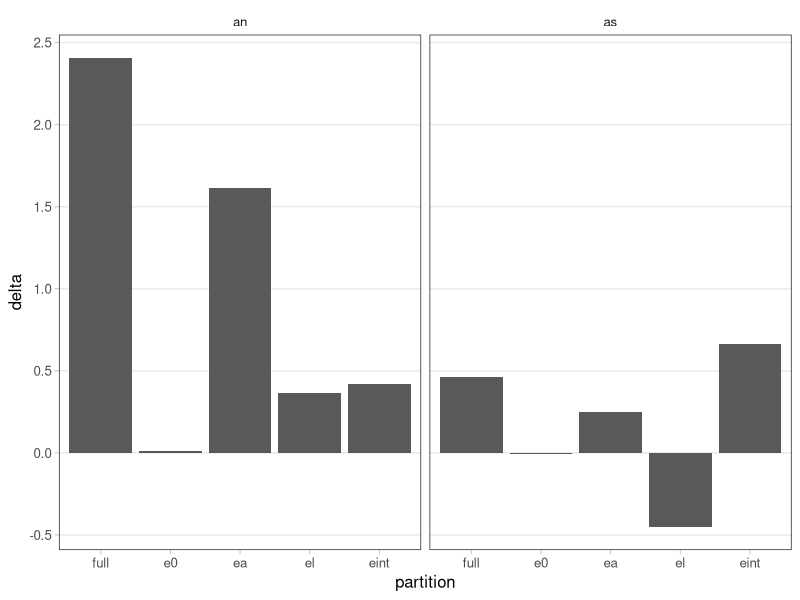
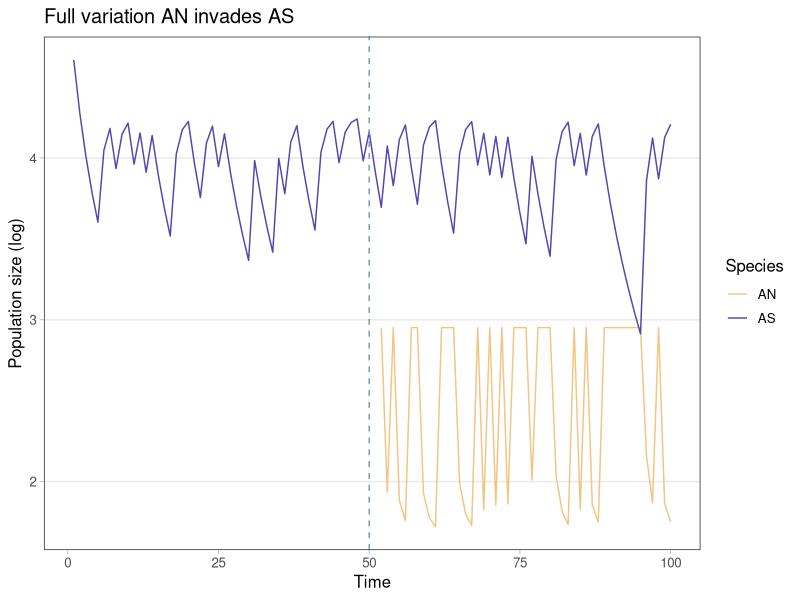
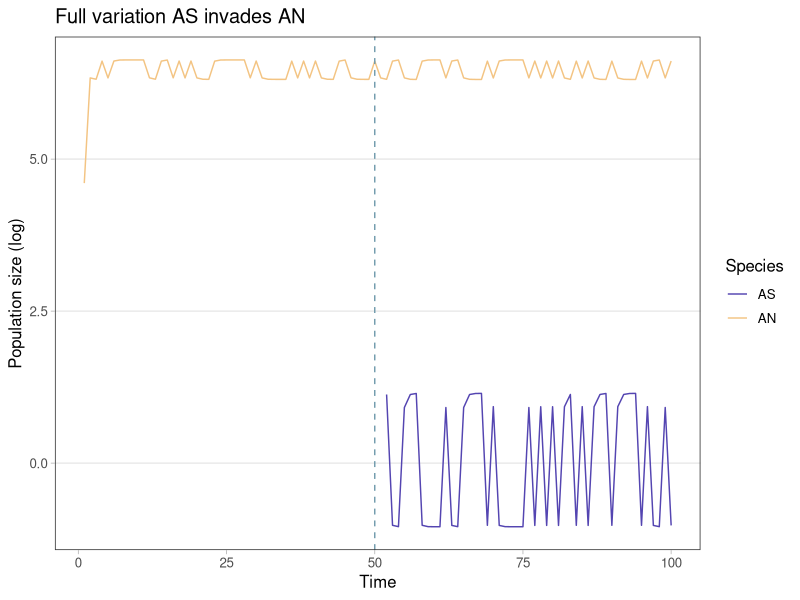
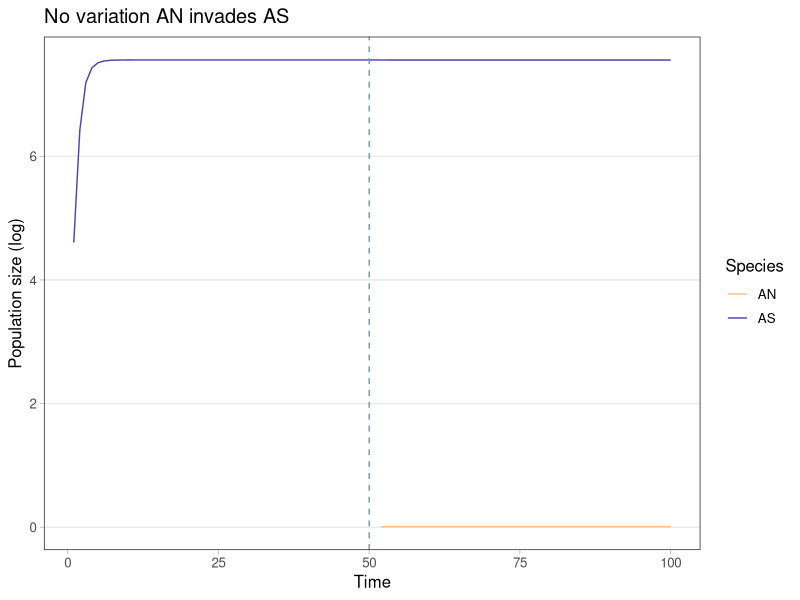
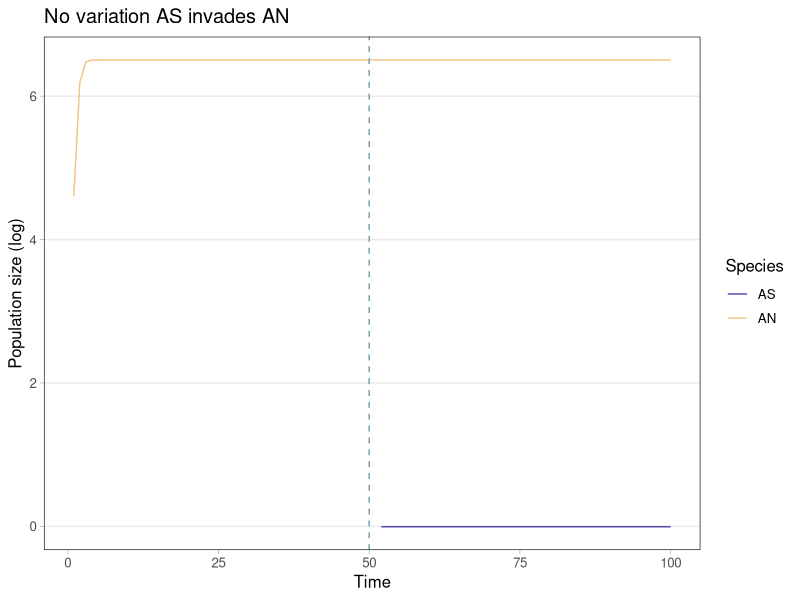
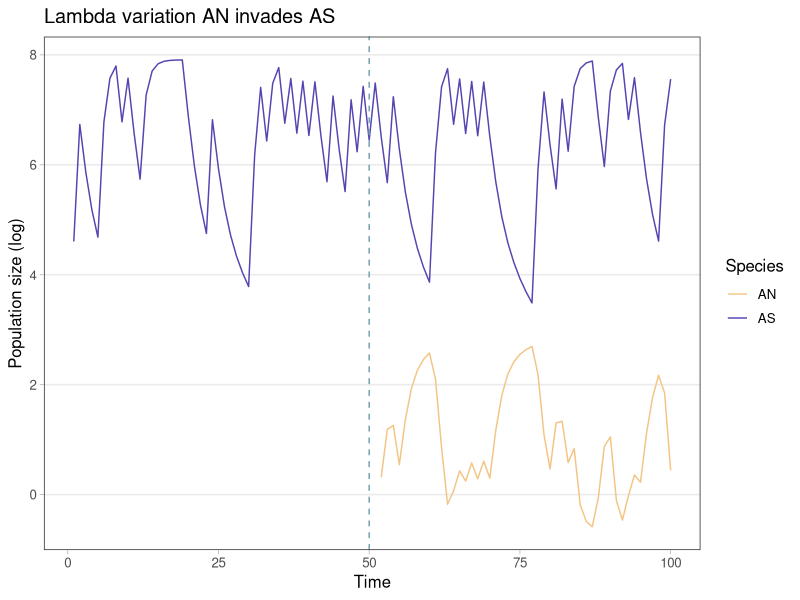
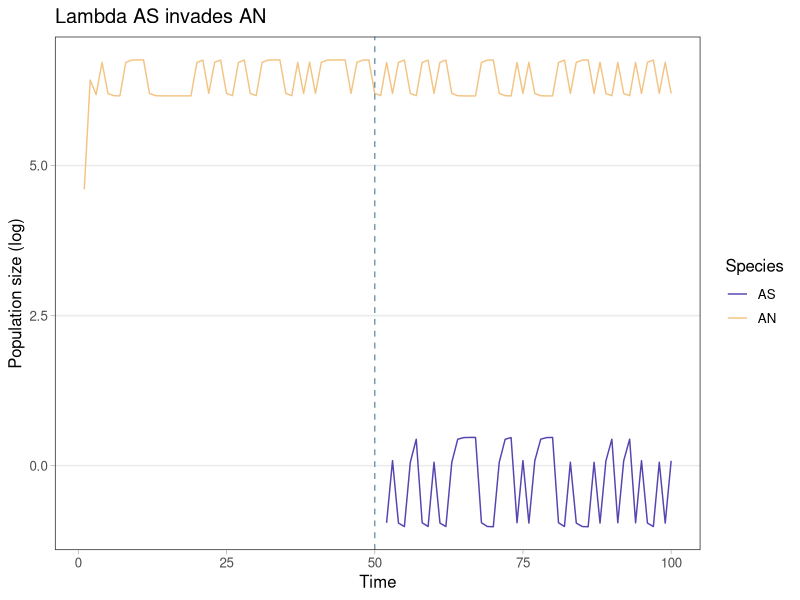
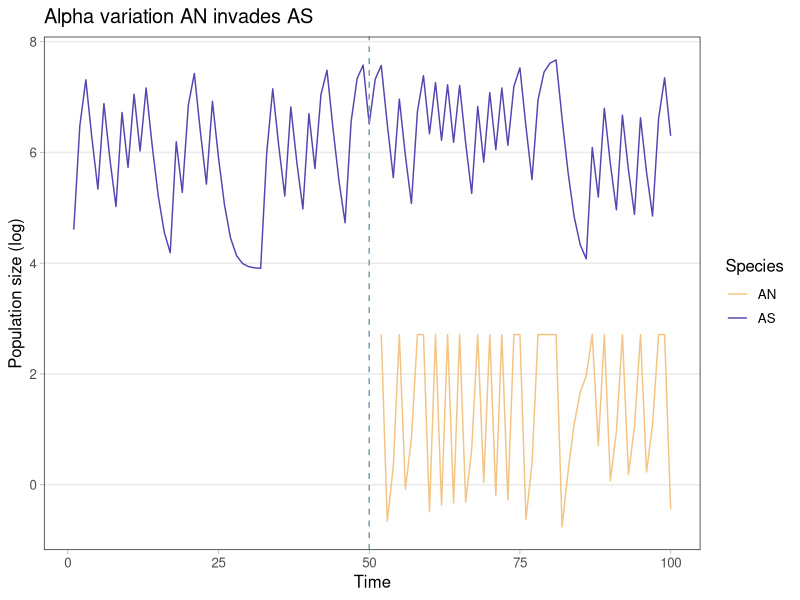

Write the R code that produced these figures, in order.
## ---- chunk 1
knitr::opts_chunk$set(echo = TRUE)
library(tidyverse)

## Personal ggplot theme
theme_cw <- function () { 
  theme_bw(base_size=12) %+replace% 
    theme(
      panel.background = element_blank(), 
      plot.background = element_blank(), 
      axis.ticks = element_line(colour = "grey70", size = rel(0.5)),
      panel.grid.minor = element_blank(), 
      panel.grid.major.x = element_blank(),
      legend.background = element_blank(), 
      legend.key = element_blank(),
      strip.background = element_blank(), 
    #  strip.text=element_text(size=12),
    #  axis.text=element_text(size=12),
      complete = TRUE
    )
}
## ---- chunk 2

# seed survival and germination fractions
# don't currently differ by environmental conditions but they could
as <- 0 # changed to 0 to be a fully non-seedbanking species
ag <- 0.9
es <- 0.82
eg <- 0.6

# main parameters
pars <- read.csv('model_parameters_hallett.csv') %>%
  mutate(species = ifelse(species == 'Avena', 'an', 'as'), # generalize species names
         treatment = ifelse(treatment == 'consistentDry','dry','wet')) %>%
  rename(a.an = aiA, a.as = aiE) %>%
  select(-X) %>%
  mutate(seed.surv = ifelse(species == 'an', as, es),
         seed.germ = ifelse(species == 'an', ag, eg)) # add seed survival and germ columns

# adding average values to the parameter df
an.means <- pars %>%
  filter(species == 'an') %>% 
  select(a.an, a.as, lambda) %>%
  colMeans()
as.means <- pars %>%
  filter(species == 'as') %>% 
  select(a.an, a.as, lambda) %>%
  colMeans()
pars <- pars %>%
  add_row(treatment = 'average', species = 'an', 
          a.an = an.means['a.an'], a.as = an.means['a.as'], lambda = an.means['lambda']) %>%
  add_row(treatment = 'average', species = 'as', 
          a.an = an.means['a.an'], a.as = an.means['a.as'], lambda = an.means['lambda'])
## ---- chunk 3
# Determine equilibrium conditions for each species in isolation 
pop_equilibrium <- function (N0, s, g, a.intra, lambda) {
  # to run for only a single timestep
  N <- s*(1-g)*N0 + N0*(lambda*g)/(1+a.intra*N0)
  return(N)
}

# invader population growth rate one time step forward
pop_invade <- function (N0, resident, s, g, a.inter, lambda) {
  # to run for only a single timestep
  N <- s*(1-g)*N0 + N0*(lambda*g)/(1+a.inter*resident)
  return(N)
}

# resident population growth rate one time step forward
pop_resident <- function (N0, resident, s, g, a.intra, a.inter, lambda) {
  # to run for only a single timestep
  N <- s*(1-g)*resident + resident*(lambda*g)/(1+a.intra*resident+a.inter*N0)
  return(N)
}
## ---- chunk 4
run_invasion <- function(sp.invader, sp.resident, N0.i, N0.r, parameters, vary.lambda = TRUE, vary.alpha = TRUE, init.time.steps = 50, total.time.steps = 100){
  
  # two equally probable environmental conditions
  env.draw <- rbinom(total.time.steps, 1, 0.5) 
  env.cond <- if_else(env.draw > 0, 'wet','dry')
  
  n.res <- rep(NA, total.time.steps) # resident population
  n.res.gr <- rep(NA, total.time.steps) # growth rate of resident population
  n.inv <- rep(NA, total.time.steps) # invader population, init.time.steps will stay NA
  
  a.res <- paste('a',sp.resident, sep = '.') # column name of resident interactions
  a.inv <- paste('a',sp.invader, sep = '.') # column name of invader interactions
  
  # parameters for average environmental condition
  p.res.ave <- parameters %>% filter(species == sp.resident, treatment == 'average')
  p.inv.ave <- parameters %>% filter(species == sp.invader, treatment == 'average')
    
  # running just the resident alone for init.time.steps
  n.res[1] <- N0.r
  for (t in 1:init.time.steps){
    # parameters for varying environmental condition
    p.res <- parameters %>% filter(species == sp.resident, treatment == env.cond[t])
    
    # running one time step using the appropriate environmental parameters
    n.res[t+1] <- pop_equilibrium(N0 = n.res[t], 
                                  s = p.res$seed.surv, 
                                  g = p.res$seed.germ, 
                                  lambda = if_else(vary.lambda == TRUE,
                                                   p.res$lambda, 
                                                   p.res.ave$lambda), 
                                  a.intra = if_else(vary.alpha == TRUE,
                                                    p.res[,a.res],
                                                    p.res.ave[,a.res]))
    n.res.gr[t+1] <- n.res[t+1]/n.res[t]
  }
  
  # running the resident and invader for the remaining time steps
  for (t in (init.time.steps+1):(total.time.steps-1)){
    p.res <- parameters %>% filter(species == sp.resident, treatment == env.cond[t])
    p.inv <- parameters %>% filter(species == sp.invader, treatment == env.cond[t])
    
    # invader population
    # N0 of the invader is set to the same value each time
    n.inv[t+1] <- pop_invade(N0 = N0.i, 
                             resident = n.res[t], 
                             s = p.inv$seed.surv, 
                             g = p.inv$seed.germ, 
                             lambda = if_else(vary.lambda == TRUE,
                                              p.inv$lambda, 
                                              p.inv.ave$lambda), 
                             a.inter = if_else(vary.alpha == TRUE,
                                               p.inv[,a.res],
                                               p.inv.ave[,a.res]))
    # resident population
    n.res[t+1] <- pop_resident(N0 = N0.i, 
                               resident = n.res[t], 
                               s = p.res$seed.surv, 
                               g = p.res$seed.germ, 
                               lambda = if_else(vary.lambda == TRUE,
                                                p.res$lambda, 
                                                p.res.ave$lambda), 
                               a.intra = if_else(vary.alpha == TRUE,
                                                 p.res[,a.res],
                                                 p.res.ave[,a.res]),
                               a.inter = if_else(vary.alpha == TRUE,
                                                 p.res[,a.inv],
                                                 p.res.ave[,a.inv]))
    n.res.gr[t+1] <- n.res[t+1]/n.res[t]
  }

  return(tibble(time = 1:total.time.steps, env.cond, n.inv, n.res, n.res.gr))
}

## ---- chunk 5
plot_invasion <- function(df, sp.invader, sp.resident, title){
  df.long <- df %>% 
    pivot_longer(cols = c(n.res, n.inv),
                 names_to = 'species', values_to = 'n') %>% 
    mutate(n.log = log(n))
  
  ## colors for graphs
  cols <- c(
    as = "#5445b1",
    an = "#f3c483",
    p = "#4DA896",
    lines = "#749dae"
  )
  
  sp.inv.cap <- toupper(sp.invader)
  sp.res.cap <- toupper(sp.resident)
  
  ggplot(df.long, aes(x = time, y = n.log, color = species)) +
    geom_line() +
    geom_vline(xintercept = time.warm.up, color = cols[['lines']], linetype = 'dashed') +
    theme_cw() +
    scale_color_manual(name = 'Species', values = c(cols[[sp.invader]], cols[[sp.resident]]),
                       labels = c(sp.inv.cap,sp.res.cap)) +
    ggtitle(paste(title, sp.inv.cap, 'invades', sp.res.cap, sep = ' ')) +
    xlab('Time') + 
    ylab('Population size (log)')
  
}
## ---- chunk 6
partition_epsilons <- function(sp.inv, sp.res){
  
  part <- tibble(sp.invader = sp.inv, sp.resident = sp.res)
  
  # no variation
  invade.none <-  run_invasion(sp.invader = sp.inv, sp.resident = sp.res,
                               N0.i = 1, N0.r = 100, parameters = pars,
                               init.time.steps = time.warm.up, total.time.steps = time.full,
                               vary.lambda = FALSE, vary.alpha = FALSE) %>%
    filter(time > time.warm.up + 1)
  
  part$inv.e0 <- log(mean(invade.none$n.inv))
  part$res.e0 <- log(mean(invade.none$n.res.gr))
  
  # lambda variation only
  invade.l <-  run_invasion(sp.invader = sp.inv, sp.resident = sp.res,
                            N0.i = 1, N0.r = 100, parameters = pars,
                            init.time.steps = time.warm.up, total.time.steps = time.full,
                            vary.lambda = TRUE, vary.alpha = FALSE) %>%
    filter(time > time.warm.up + 1)
  
  part$inv.el <- log(mean(invade.l$n.inv)) - part$inv.e0
  part$res.el <- log(mean(invade.l$n.res.gr))- part$inv.e0
  
  # alpha variation only
  invade.a <-  run_invasion(sp.invader = sp.inv, sp.resident = sp.res,
                            N0.i = 1, N0.r = 100, parameters = pars,
                            init.time.steps = time.warm.up, total.time.steps = time.full,
                            vary.lambda = FALSE, vary.alpha = TRUE) %>%
    filter(time > time.warm.up + 1)
  
  part$inv.ea <- log(mean(invade.a$n.inv)) - part$inv.e0
  part$res.ea <- log(mean(invade.a$n.res.gr)) - part$inv.e0
  
  # full variation
  invade.full <-  run_invasion(sp.invader = sp.inv, sp.resident = sp.res,
                               N0.i = 1, N0.r = 100, parameters = pars,
                               init.time.steps = time.warm.up, total.time.steps = time.full) %>%
    filter(time > time.warm.up + 1)
  
  part$inv.full <- log(mean(invade.full$n.inv)) 
  part$res.full <- log(mean(invade.full$n.res.gr))
  part$inv.eint <- part$inv.full - (part$inv.e0 + part$inv.el + part$inv.ea)
  part$res.eint <- part$res.full - (part$res.e0 + part$res.el + part$res.ea)
  
  return(part)
}


## ---- chunk 7
time.warm.up <- 50
time.full <- 100

partitions <- partition_epsilons('an','as') %>%
  rbind(partition_epsilons('as','an')) %>%
  pivot_longer(cols = inv.e0:res.eint) %>%
  separate(name, into = c('player', 'partition')) %>%
  pivot_wider(names_from = player, values_from = value) %>%
  mutate(delta = inv - res,
         partition = factor(partition, 
                            levels = c('full','e0','ea','el','eint')))

ggplot(partitions, aes(x = partition, y = delta)) + 
  facet_grid(cols = vars(sp.invader)) + 
  geom_bar(stat = 'identity', position = position_dodge()) +
  theme_cw()

## ---- chunk 8
time.warm.up <- 50
time.full <- 100
invade.an.full <-  run_invasion(sp.invader = 'an', sp.resident = 'as',
                                N0.i = 1, N0.r = 100, parameters = pars,
                                init.time.steps = time.warm.up, total.time.steps = time.full)

plot_invasion(invade.an.full, 'an', 'as', 'Full variation')


invade.as.full <-  run_invasion(sp.invader = 'as', sp.resident = 'an',
                                N0.i = 1, N0.r = 100, parameters = pars,
                                init.time.steps = time.warm.up, total.time.steps = time.full)

plot_invasion(invade.as.full, 'as', 'an', 'Full variation')

## ---- chunk 9
invade.an.none <-  run_invasion(sp.invader = 'an', sp.resident = 'as',
                           N0.i = 1, N0.r = 100, parameters = pars,
                           init.time.steps = time.warm.up, total.time.steps = time.full,
                           vary.lambda = FALSE, vary.alpha = FALSE)

plot_invasion(invade.an.none, 'an', 'as', 'No variation')

invade.as.none <-  run_invasion(sp.invader = 'as', sp.resident = 'an',
                           N0.i = 1, N0.r = 100, parameters = pars,
                           init.time.steps = time.warm.up, total.time.steps = time.full,
                           vary.lambda = FALSE, vary.alpha = FALSE)

plot_invasion(invade.as.none, 'as', 'an', 'No variation')
## ---- chunk 10
invade.an.l <-  run_invasion(sp.invader = 'an', sp.resident = 'as',
                           N0.i = 1, N0.r = 100, parameters = pars,
                           init.time.steps = time.warm.up, total.time.steps = time.full,
                           vary.lambda = TRUE, vary.alpha = FALSE)

plot_invasion(invade.an.l, 'an', 'as', 'Lambda variation')


invade.as.l <-  run_invasion(sp.invader = 'as', sp.resident = 'an',
                           N0.i = 1, N0.r = 100, parameters = pars,
                           init.time.steps = time.warm.up, total.time.steps = time.full,
                           vary.lambda = TRUE, vary.alpha = FALSE)

plot_invasion(invade.as.l, 'as', 'an', 'Lambda')

## ---- chunk 11
invade.an.a <-  run_invasion(sp.invader = 'an', sp.resident = 'as',
                           N0.i = 1, N0.r = 100, parameters = pars,
                           init.time.steps = time.warm.up, total.time.steps = time.full,
                           vary.lambda = FALSE, vary.alpha = TRUE)

plot_invasion(invade.an.a, 'an', 'as', 'Alpha variation')

invade.as.a <-  run_invasion(sp.invader = 'as', sp.resident = 'an',
                           N0.i = 1, N0.r = 100, parameters = pars,
                           init.time.steps = time.warm.up, total.time.steps = time.full,
                           vary.lambda = FALSE, vary.alpha = TRUE)

plot_invasion(invade.as.a, 'as', 'an', 'Alpha variation')
